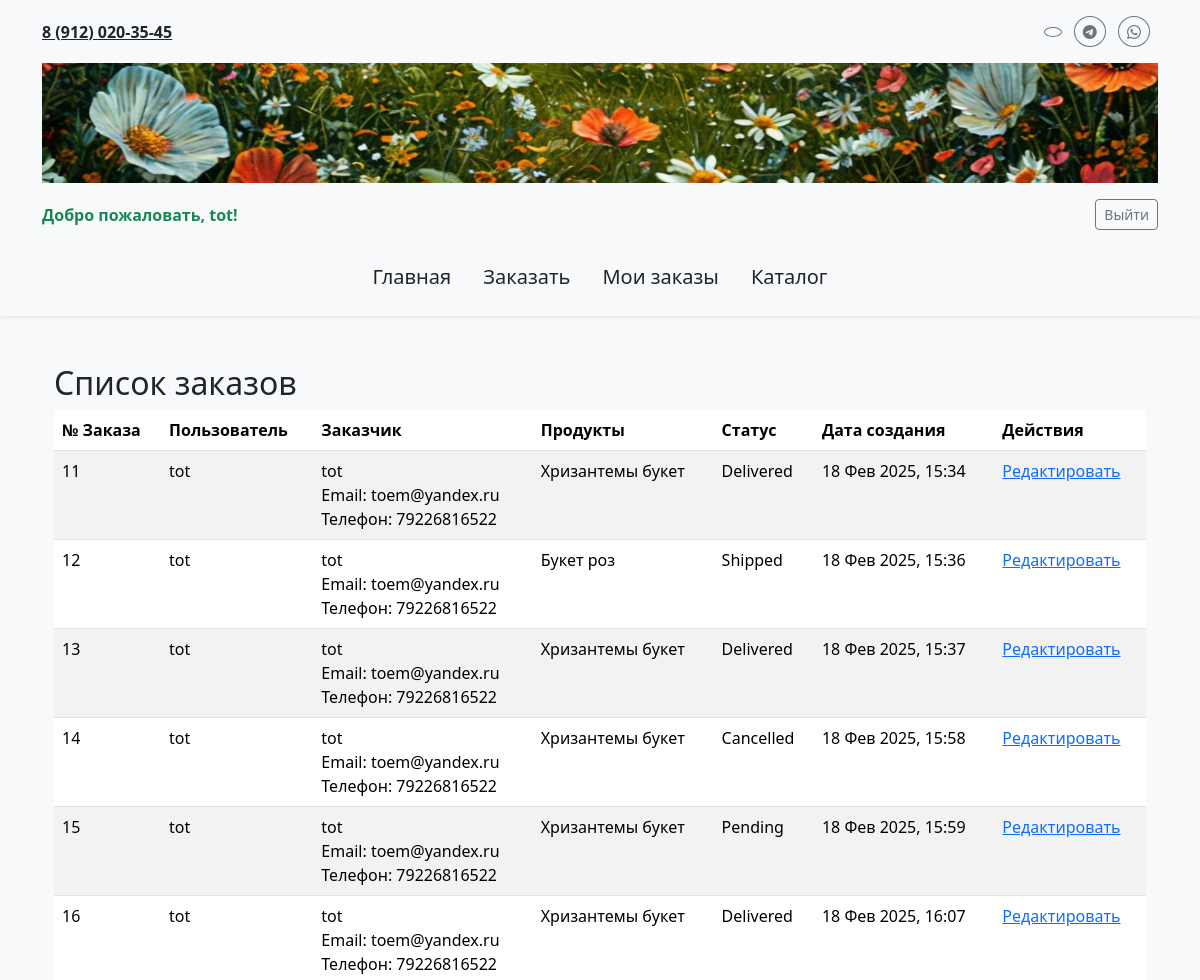
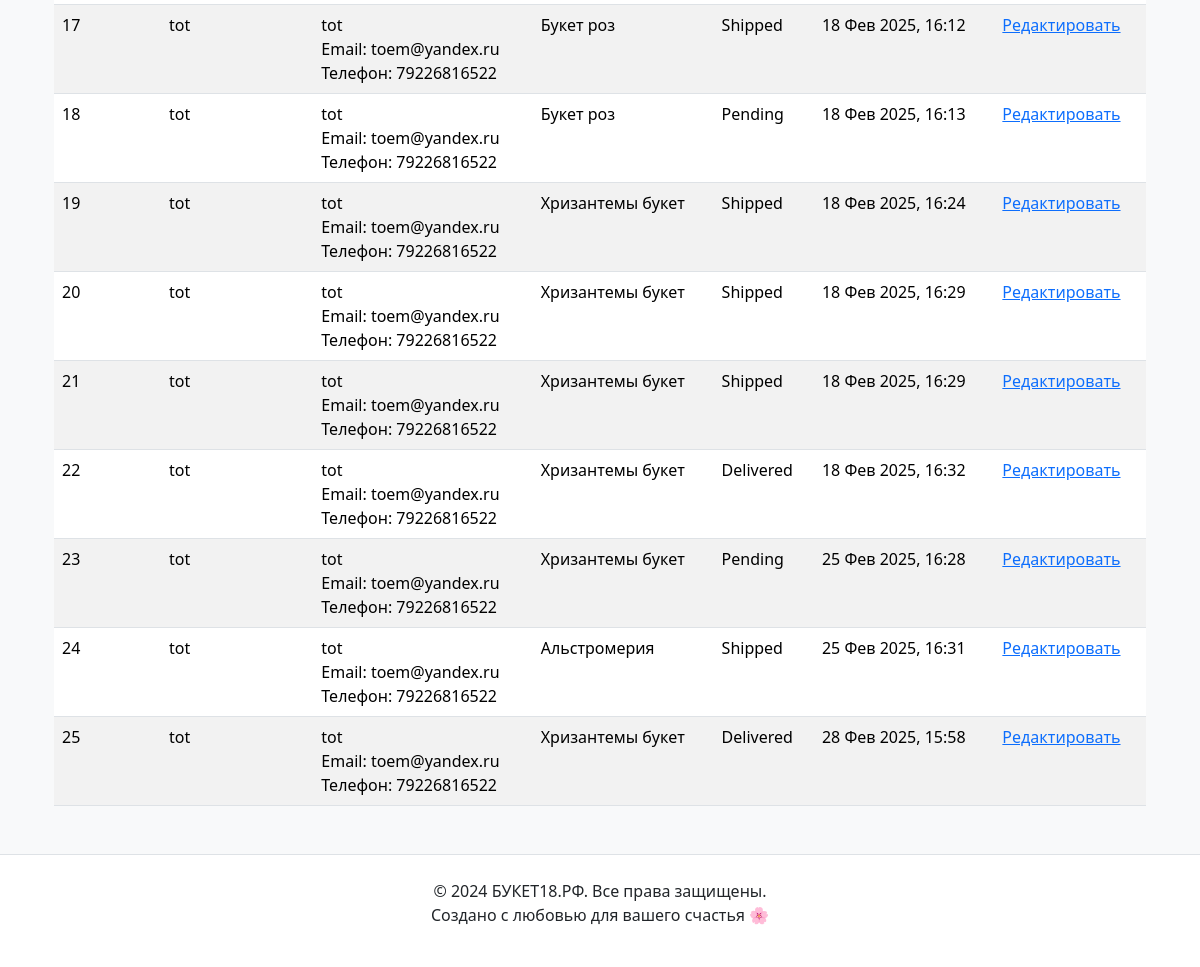
/orders/ (signed in), run on the app's committed database (2 pictures, top to bottom).
### main/models.py (models this page shows, shortened)
class CustomUser(AbstractUser):
    phone_number = models.CharField(max_length=15, blank=True, null=True)
    class Meta:
        verbose_name = "Пользователь"
        verbose_name_plural = "Пользователи"

class Order(models.Model):
    STATUS_CHOICES = [
        ('PENDING', 'Pending'),
        ('SHIPPED', 'Shipped'),
        ('DELIVERED', 'Delivered'),
        ('CANCELLED', 'Cancelled'),
    ]
    user = models.ForeignKey(
        settings.AUTH_USER_MODEL, on_delete=models.CASCADE, related_name='orders', blank=True, null=True
    )
    customer = models.ForeignKey(
        Customer, on_delete=models.CASCADE, related_name='orders', blank=True, null=True
    )
    products = models.ManyToManyField(Product, related_name='orders')
    status = models.CharField(max_length=20, choices=STATUS_CHOICES, default='PENDING')
    delivery_address = models.CharField(max_length=255, blank=True, null=True)
    created_at = models.DateTimeField(auto_now_add=True)
    class Meta:
        verbose_name = "Заказ"
        verbose_name_plural = "Заказы"

class Customer(models.Model):
    name = models.CharField(max_length=100)
    email = models.EmailField(unique=True)
    phone = models.CharField(max_length=15, blank=True, null=True)
    telegram_id = models.BigIntegerField(blank=True, null=True)
    class Meta:
        verbose_name = "Клиент"
        verbose_name_plural = "Клиенты"

class Product(models.Model):
    name = models.CharField(max_length=255)
    price = models.DecimalField(max_digits=10, decimal_places=2)
    image = models.ImageField(upload_to='products/', null=True, blank=True)
    class Meta:
        verbose_name = "Продукт"
        verbose_name_plural = "Продукты"

### main/views.py (the view)
# urls.py: path('orders/', views.order_list, name='order_list'),
def order_list(request):
    if not request.user.is_authenticated:
        return HttpResponseForbidden("Вы должны быть авторизованы для просмотра заказов.")
    user = request.user
    if user.is_superuser:
        orders = Order.objects.select_related('user', 'customer').all()
    else:
        orders = Order.objects.filter(Q(user=user) | Q(customer__email=user.email)).distinct()
    return render(request, 'main/order_list.html', {'orders': orders})

### main/templates/main/order_list.html (shortened to what this page needs)
{% extends 'main/layoute.html' %}
{% block content %}
    <div class="container my-5">
        <h2>Список заказов</h2>
        {% if orders %}
            <table class="table table-striped">
                <thead>
                    <tr>
                        <th>№ Заказа</th>
                        <th>Пользователь</th>
                        <th>Заказчик</th>
                        <th>Продукты</th>
                        <th>Статус</th>
                        <th>Дата создания</th>
                        <th>Действия</th>
                    </tr>
                </thead>
                <tbody>
                    {% for order in orders %}
                        <tr>
                            <td>{{ order.id }}</td>
                            <td>
                                {% if order.user %}
                                    {{ order.user.username }}
                                {% else %}
                                    Не указан
                                {% endif %}
                            </td>
                            <td>
                                {% if order.customer %}
                                    {{ order.customer.name }}<br>
                                    Email: {{ order.customer.email }}<br>
                                    Телефон: {{ order.customer.phone|default:"Не указан" }}
                                {% else %}
                                    Не указан
                                {% endif %}
                            </td>
                            <td>
                                {% for product in order.products.all %}
                                    {{ product.name }}<br>
                                {% endfor %}
                            </td>
                            <td>{{ order.get_status_display }}</td>
                            <td>{{ order.created_at|date:"d M Y, H:i" }}</td>
                            <td>
                                <a href="{% url 'edit_order' order.id %}">Редактировать</a>
                            </td>
                        </tr>
                    {% endfor %}
                </tbody>
            </table>
        {% else %}
            <p>Нет заказов.</p>
        {% endif %}
    </div>
{% endblock %}

### main/templates/main/header.html (shortened to what this page needs)
{% load static %}
<header class="header bg-light py-3 shadow-sm">
  <div class="container">
    <div class="d-flex justify-content-between align-items-center mb-3">
      <div class="contacts">
        <a href="tel:89120203545" class="phone text-dark fw-bold">8 (912) 020-35-45</a>
      </div>
      <div class="social-icons">
        <a href="https://vk.com" target="_blank" class="btn btn-outline-secondary btn-sm rounded-circle me-2">
        </a>
        <a href="https://telegram.org" target="_blank" class="btn btn-outline-secondary btn-sm rounded-circle me-2">
          <i class="bi bi-telegram"></i>
        </a>
        <a href="https://wa.me" target="_blank" class="btn btn-outline-secondary btn-sm rounded-circle me-2">
          <i class="bi bi-whatsapp"></i>
        </a>
      </div>
    </div>
    <div class="text-center logo mb-3">
      <a href="{% url 'index' %}">
        <img src="{% static 'main/images/logo.png' %}" alt="Логотип сайта БУКЕТ18.РФ" class="img-fluid w-100">
      </a>
    </div>
    <div class="user-auth d-flex justify-content-between align-items-center mb-3">
      <div>
        {% if user.is_authenticated %}
          <span class="text-success fw-bold">Добро пожаловать, {{ user.username }}!</span>
        {% else %}
          <span class="text-muted">Вы не вошли в систему</span>
        {% endif %}
      </div>
     <div>
    {% if user.is_authenticated %}
        <form method="post" action="{% url 'logout' %}" style="display:inline;">
            <button type="submit" class="btn btn-outline-secondary btn-sm">Выйти</button>
        </form>
    {% else %}
        <a href="{% url 'login' %}" class="btn btn-secondary btn-sm">Войти</a>
        <a href="{% url 'register' %}" class="btn btn-outline-secondary btn-sm ms-2">Регистрация</a>
    {% endif %}
</div>
    </div>
    <nav class="navigation mt-4">
  <ul class="nav justify-content-center">
    <li class="nav-item">
      <a href="{% url 'index' %}" class="nav-link text-dark fs-5">Главная</a>
    </li>
    <li class="nav-item">
      <a href="{% url 'create_order' %}" class="nav-link text-dark fs-5">Заказать</a>
    </li>
    <li class="nav-item">
      <a href="{% url 'order_list' %}" class="nav-link text-dark fs-5">Мои заказы</a>
    </li>
    <li class="nav-item">
      <a href="{% url 'product_list' %}" class="nav-link text-dark fs-5">Каталог</a>
    </li>
  </ul>
</nav>
  </div>
</header>

### main/static/main/css/main.css (style rules this page uses)
.header .logo img { max-height: 120px; width: 100%; transition: transform 0.3s ease; }
.header .contacts .phone { font-size: 1rem; font-weight: bold; }
.navigation .nav-link { font-size: 1.2rem; color: #333; }

### data on the page
CustomUser: username "tot"
Order: id "11", user.username "tot", customer.name "tot", customer.email "toem@yandex.ru", customer.phone "79226816522", status "Delivered", created_at "18 Фев 2025, 15:34"
Product: name "Хризантемы букет"
Order: id "12", user.username "tot", customer.name "tot", customer.email "toem@yandex.ru", customer.phone "79226816522", status "Shipped", created_at "18 Фев 2025, 15:36"
Product: name "Букет роз"
Order: id "13", user.username "tot", customer.name "tot", customer.email "toem@yandex.ru", customer.phone "79226816522", status "Delivered", created_at "18 Фев 2025, 15:37"
Order: id "14", user.username "tot", customer.name "tot", customer.email "toem@yandex.ru", customer.phone "79226816522", status "Cancelled", created_at "18 Фев 2025, 15:58"
Order: id "15", user.username "tot", customer.name "tot", customer.email "toem@yandex.ru", customer.phone "79226816522", status "Pending", created_at "18 Фев 2025, 15:59"
Order: id "16", user.username "tot", customer.name "tot", customer.email "toem@yandex.ru", customer.phone "79226816522", status "Delivered", created_at "18 Фев 2025, 16:07"
Order: id "17", user.username "tot", customer.name "tot", customer.email "toem@yandex.ru", customer.phone "79226816522", status "Shipped", created_at "18 Фев 2025, 16:12"
Order: id "18", user.username "tot", customer.name "tot", customer.email "toem@yandex.ru", customer.phone "79226816522", status "Pending", created_at "18 Фев 2025, 16:13"
Order: id "19", user.username "tot", customer.name "tot", customer.email "toem@yandex.ru", customer.phone "79226816522", status "Shipped", created_at "18 Фев 2025, 16:24"
Order: id "20", user.username "tot", customer.name "tot", customer.email "toem@yandex.ru", customer.phone "79226816522", status "Shipped", created_at "18 Фев 2025, 16:29"
Order: id "21", user.username "tot", customer.name "tot", customer.email "toem@yandex.ru", customer.phone "79226816522", status "Shipped", created_at "18 Фев 2025, 16:29"
Order: id "22", user.username "tot", customer.name "tot", customer.email "toem@yandex.ru", customer.phone "79226816522", status "Delivered", created_at "18 Фев 2025, 16:32"
Order: id "23", user.username "tot", customer.name "tot", customer.email "toem@yandex.ru", customer.phone "79226816522", status "Pending", created_at "25 Фев 2025, 16:28"
Order: id "24", user.username "tot", customer.name "tot", customer.email "toem@yandex.ru", customer.phone "79226816522", status "Shipped", created_at "25 Фев 2025, 16:31"
Product: name "Альстромерия"
Order: id "25", user.username "tot", customer.name "tot", customer.email "toem@yandex.ru", customer.phone "79226816522", status "Delivered", created_at "28 Фев 2025, 15:58"
